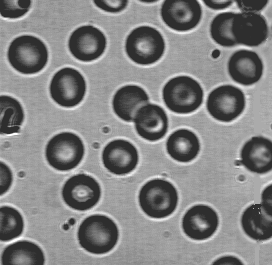
%> input picture exp/img/blood.bmp, 272 x 265 px
$ octave lab3_6.m   (GNU Octave 9; MATLAB toolbox functions it lacks are replaced by stand-ins)
%> lines starting %> are read from the running program, lines starting %| are printed output that depends on the picture; in (x1, y1, x2, y2) boxes, pixels count from 0 and x2, y2 are one past the last pixel; in counts of white or black regions, pixels touching at a corner belong together; the program's own positions count from 1
%% clear
clc, clear, close all
window1 = [0, 1, 0;
        1, -4, 1;
        0, 1, 0];
window2 = [1, 1, 1;
        1, -8, 1;
        1, 1, 1];

i1 = imread('..\exp\img\blood.bmp');
%> i1 is the input picture: size 265x272 uint8; min 46, max 255, mean 129.8
i2 = edge(i1, 'Roberts'); % Roberts
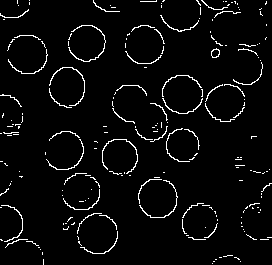
%> i2: size 265x272 logical; 4.1% white in thin lines or dots
i3 = edge(i1, 'Sobel'); % Sobel
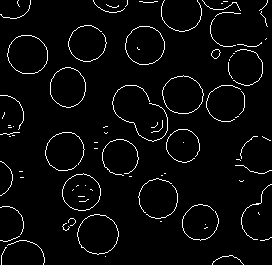
%> i3: size 265x272 logical; 3.7% white in thin lines or dots
i4 = edge(i1, 'Prewitt'); % Prewitt
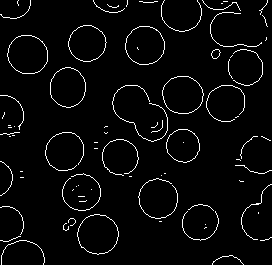
%> i4: size 265x272 logical; 3.7% white in thin lines or dots
% laplace
c = conv2(i1, window1, 'same');
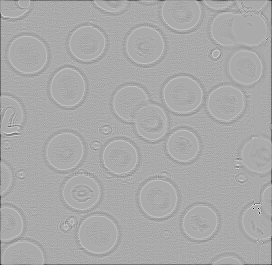
%> c: size 265x272 double; min -492, max 246, mean -1.9; drawn with min black and max white
i5 = uint8(uni(c));
%> after the loop in uni, `for i = 1:m`: MAX = 246; MIN = -492
c = conv2(i1, window2, 'same');
i6 = uint8(uni(c));
% Canny
i7 = edge(i1, 'Canny');
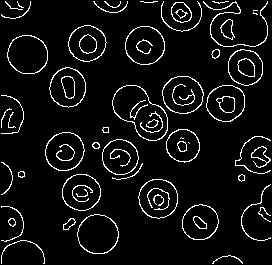
%> i7: size 265x272 logical; 6.6% white in thin lines or dots
f = figure();
subplot(4, 2, [1, 2]);
imshow(i1);
title('original');
subplot(4, 2, 3);
imshow(i2);
title('Roberts');
subplot(4, 2, 4);
imshow(i3);
title('Sobel');
subplot(4, 2, 5);
imshow(i4);
title('Prewitt');
subplot(4, 2, 6);
imshow(i5);
title('log1');
subplot(4, 2, 7);
imshow(i6);
title('log2');
subplot(4, 2, 8);
imshow(i7);
title('Canny');

function result = uni(img)
    % 尺度变换
    result = img;
    [m, n] = size(img);
    MIN = 10000;
    MAX = -10000;

    for i = 1:m

        for j = 1:n

            if img(i, j) > MAX
                MAX = img(i, j);
            end

            if img(i, j) < MIN
                MIN = img(i, j);
            end

        end

    end

    for i = 1:m

        for j = 1:n
            result(i, j) = floor((img(i, j) - MIN) * 255 / (MAX - MIN));
        end

    end

end

$ run again, with exp/img/Girl.bmp copied over exp/img/blood.bmp
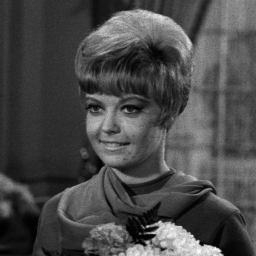
%> input picture exp/img/Girl.bmp, 256 x 256 px
%> i1 is the input picture: size 256x256 uint8; min 0, max 254, mean 73.6
%> i2: size 256x256 logical; 2.6% white in thin lines or dots, all inside (x1, y1, x2, y2) = (34, 8, 251, 256)
%> i3: size 256x256 logical; 2.9% white in thin lines or dots, all inside (x1, y1, x2, y2) = (8, 9, 246, 256)
%> `c = conv2(i1, window1, 'same');`:
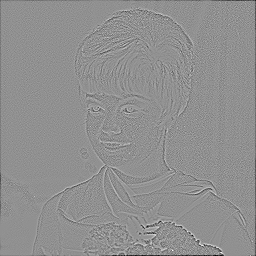
%> c: size 256x256 double; min -306, max 233, mean -1.2; drawn with min black and max white
%> after the loop in uni, `for i = 1:m`: MAX = 233; MIN = -306
%> `i7 = edge(i1, 'Canny');`:
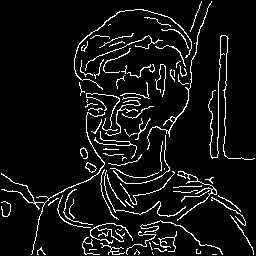
%> i7: size 256x256 logical; 7.2% white in thin lines or dots
